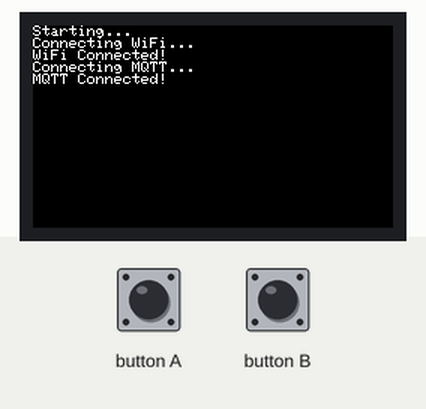
This sketch was run on a simulated ESP32. On the bench: 240×135 colour display. WiFi joins after 1.5 s; servers stay silent unless stated; no MQTT or app messages arrive unless stated.

Above: at 1.8 s.

The sketch:

mqtt_color_control.ino
```cpp
#include <M5StickCPlus.h>
#include <WiFi.h>
#include <PubSubClient.h>
#include <ArduinoJson.h>

// WiFi credentials
const char* ssid = "YOUR_WIFI_NAME";
const char* password = "YOUR_WIFI_PASSWORD";

// MQTT settings - using public broker for simplicity
const char* mqtt_server = "test.mosquitto.org";
const char* device_id = "robotinc-m5stick-001";
String command_topic = "robotinc/device/command/" + String(device_id);
String status_topic = "robotinc/device/status/" + String(device_id);

WiFiClient espClient;
PubSubClient client(espClient);

void setup() {
  M5.begin();
  M5.Lcd.setRotation(3);
  M5.Lcd.fillScreen(TFT_BLACK);
  M5.Lcd.setTextColor(TFT_WHITE);
  M5.Lcd.println("Starting...");

  connectWiFi();
  client.setServer(mqtt_server, 1883);
  client.setCallback(onMqttMessage);
  connectMQTT();
}

void loop() {
  M5.update();

  if (!client.connected()) {
    connectMQTT();
  }
  client.loop();

  delay(100);
}

void connectWiFi() {
  WiFi.begin(ssid, password);
  M5.Lcd.print("Connecting WiFi");

  while (WiFi.status() != WL_CONNECTED) {
    delay(500);
    M5.Lcd.print(".");
  }

  M5.Lcd.println("\nWiFi Connected!");
}

void connectMQTT() {
  while (!client.connected()) {
    M5.Lcd.println("Connecting MQTT...");

    if (client.connect(device_id)) {
      M5.Lcd.println("MQTT Connected!");
      client.subscribe(command_topic.c_str());

      // Send "I'm alive" message
      client.publish(status_topic.c_str(), "{\"status\":\"online\"}");
    } else {
      delay(2000);
    }
  }
}

void onMqttMessage(char* topic, byte* payload, unsigned int length) {
  // Parse JSON command
  StaticJsonDocument<200> doc;
  deserializeJson(doc, payload, length);

  String action = doc["action"];
  String value = doc["value"];

  if (action == "color") {
    changeColor(value);

    // Send confirmation
    String response = "{\"status\":\"Device screen set to " + value + "\"}";
    client.publish(status_topic.c_str(), response.c_str());
  }
}

void changeColor(String color) {
  uint16_t colorCode = TFT_BLACK;

  if (color == "blue") colorCode = TFT_BLUE;
  else if (color == "red") colorCode = TFT_RED;
  else if (color == "green") colorCode = TFT_GREEN;
  else if (color == "yellow") colorCode = TFT_YELLOW;

  M5.Lcd.fillScreen(colorCode);
  M5.Lcd.setTextColor(TFT_WHITE);
  M5.Lcd.setCursor(10, 10);
  M5.Lcd.println("Color: " + color);
}
```
